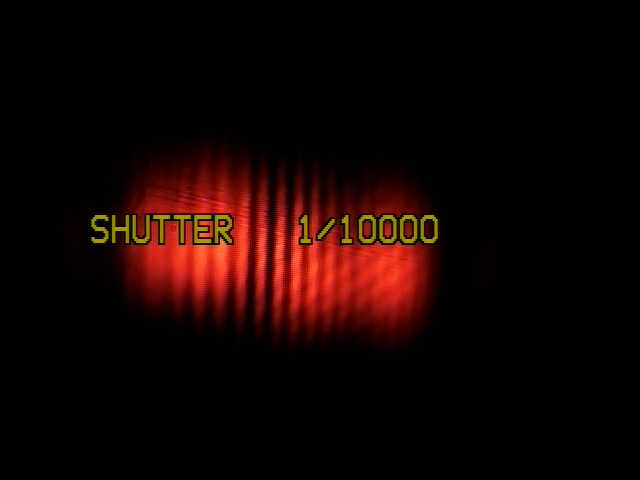
%> input picture jan22_analysis/jan22_mz_inc_100_no_etalon_beam.bmp, 640 x 480 px
$ octave plotting_part_1_jan22_data.m   (GNU Octave 9; MATLAB toolbox functions it lacks are replaced by stand-ins)
%> lines starting %> are read from the running program, lines starting %| are printed output that depends on the picture
### jan22_analysis/fit_100um.m
function [fitresult, gof, xData, yData, excludedPoints] = fit_100um(dist, inc_100_sum)
%CREATEFIT(DIST,INC_100_SUM)
%  Create a fit.
%
%  Data for 'untitled fit 1' fit:
%      X Input : dist
%      Y Output: inc_100_sum
%  Output:
%      fitresult : a fit object representing the fit.
%      gof : structure with goodness-of fit info.
%
%  See also FIT, CFIT, SFIT.

%  Auto-generated by MATLAB on 06-Feb-2020 00:59:24


%% Fit: 'untitled fit 1'.
[xData, yData] = prepareCurveData( dist, inc_100_sum );

% Set up fittype and options.
ft = fittype( 'fourier1' );
excludedPoints = excludedata( xData, yData, 'Indices', [1 2 3 4 5 6 7 8 9 10 11 12 13 14 15 16 17 18 19 20 21 22 23 24 25 26 27 28 29 30 31 32 33 34 35 36 37 38 39 40 41 42 43 44 45 46 104 105 106 107 108 109 110 111 112 113 114 115 116 117 118 119 120 121 122 123 124 125 126 127 128 129 130 131 132 133 134 135 136 137 138 139 140 141 142 143 144 145 146 147 148 149 150 151 152 153 154 155 156 157 158 159 160 161 162 163 164 165 166 167 168 169 170 171 172 173 174 175 176 177 178 179 180 181 182 183 184 185 186 187 188 189 190 191 192 193 194 195 196 197 198 199 200 201] );
opts = fitoptions( 'Method', 'NonlinearLeastSquares' );
opts.Display = 'Off';
opts.StartPoint = [0 0 0 0.0307390450317848];
opts.Exclude = excludedPoints;

% Fit model to data.
[fitresult, gof] = fit( xData, yData, ft, opts );

### jan22_analysis/plotting_part_1_jan22_data.m
clear all;
close all;
clc;

distance_per_pixel = 460/42.0083;

dist = 0:distance_per_pixel:(distance_per_pixel*200);

inc_100 = imread('jan22_mz_inc_100_no_etalon_beam.bmp');
%> inc_100 is the input picture: size 480x640x3 uint8; mean R, G, B 20.7, 5, 2.6
inc_200 = imread('jan22_mz_inc_200_no_etalon_beam.bmp');
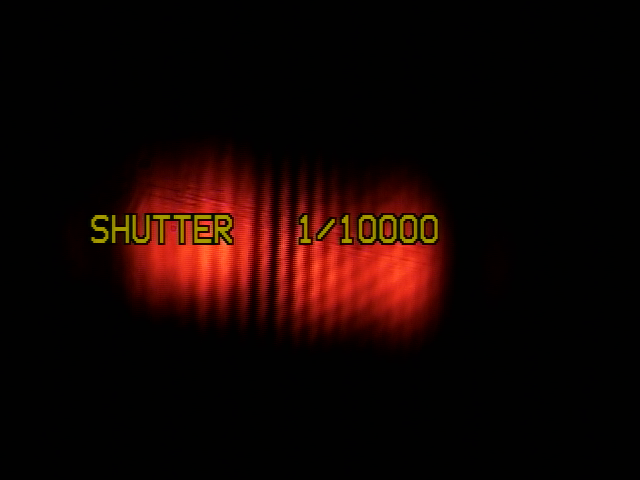
%> input picture jan22_analysis/jan22_mz_inc_200_no_etalon_beam.bmp, 640 x 480 px
%> inc_200 is the input picture: size 480x640x3 uint8; mean R, G, B 20.8, 4.9, 2.5
inc_300 = imread('jan22_mz_inc_300_no_etalon_beam.bmp');
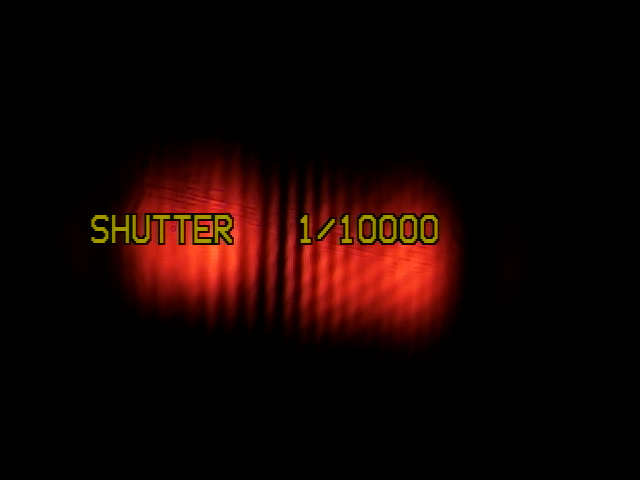
%> input picture jan22_analysis/jan22_mz_inc_300_no_etalon_beam.bmp, 640 x 480 px
%> inc_300 is the input picture: size 480x640x3 uint8; mean R, G, B 20.8, 4.9, 2.4
inc_400 = imread('jan22_mz_inc_400_no_etalon_beam.bmp');
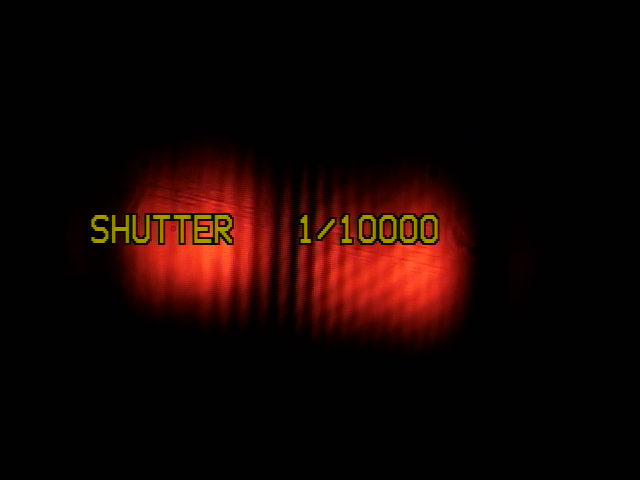
%> input picture jan22_analysis/jan22_mz_inc_400_no_etalon_beam.bmp, 640 x 480 px
%> inc_400 is the input picture: size 480x640x3 uint8; mean R, G, B 21.1, 4.9, 2.5
inc_500 = imread('jan22_mz_inc_500_no_etalon_beam.bmp');
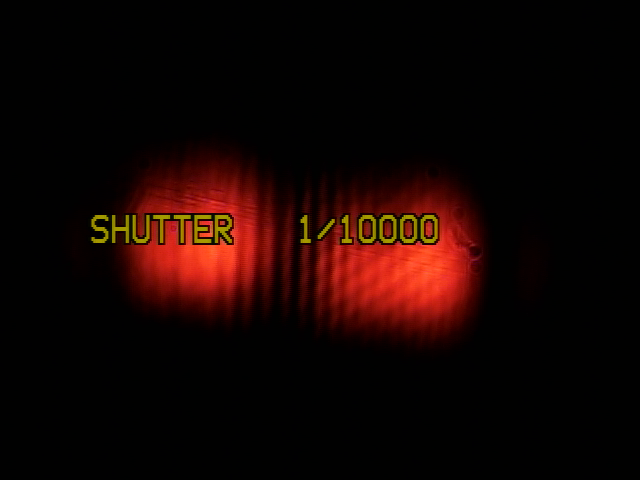
%> input picture jan22_analysis/jan22_mz_inc_500_no_etalon_beam.bmp, 640 x 480 px
%> inc_500 is the input picture: size 480x640x3 uint8; mean R, G, B 21.1, 4.9, 2.4

vec = [200 100 200 400];

inc_100 = imcrop(inc_100,vec);
%> inc_100: size 381x201x3 uint8
inc_200 = imcrop(inc_200,vec);
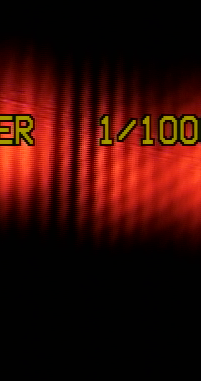
%> inc_200: size 381x201x3 uint8; mean R, G, B 52.9, 11, 5.5
inc_300 = imcrop(inc_300,vec);
%> inc_300: size 381x201x3 uint8
inc_400 = imcrop(inc_400,vec);
%> inc_400: size 381x201x3 uint8
inc_500 = imcrop(inc_500,vec);
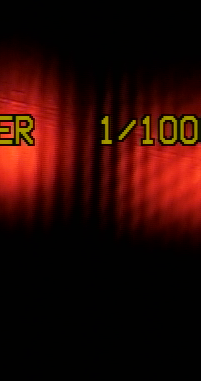
%> inc_500: size 381x201x3 uint8; mean R, G, B 41.9, 8.5, 3.9

inc_100_gray = rgb2gray(inc_100);
inc_200_gray = rgb2gray(inc_200);
inc_300_gray = rgb2gray(inc_300);
inc_400_gray = rgb2gray(inc_400);
inc_500_gray = rgb2gray(inc_500);
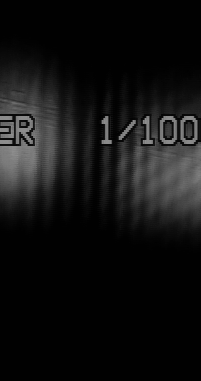
%> inc_500_gray: size 381x201 uint8; min 1, max 143, mean 18

inc_100_sum = sum(inc_100_gray, 1);
%> inc_100_sum = 201 values, max 14121 at index 99, min 2223 at index 73, mean 9252.9
inc_200_sum = sum(inc_200_gray, 1);
%> inc_200_sum = 201 values, max 12946 at index 25, min 1884 at index 75, mean 8720.9
inc_300_sum = sum(inc_300_gray, 1);
%> inc_300_sum = 201 values, max 13326 at index 17, min 1099 at index 83, mean 8039
inc_400_sum = sum(inc_400_gray, 1);
%> inc_400_sum = 201 values, max 12269 at index 12, min 972 at index 95, mean 7529.3
inc_500_sum = sum(inc_500_gray, 1);
%> inc_500_sum = 201 values, max 12352 at index 12, min 687 at index 98, mean 6847.1
%> the run ends on the next line

[fitresult_inc_100, gof_inc_100, xData_inc_100, yData_inc_100, excludedPoints_inc_100] = fit_100um(dist, inc_100_sum);
